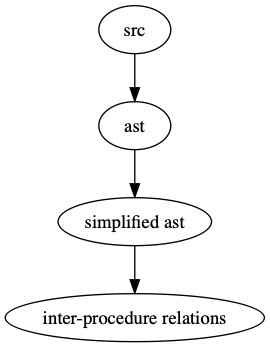

Write Python code to recreate this figure.
from graphviz import Digraph

def main():
    g = Digraph('passes', filename='passes', format='png')
    g.node('a', 'src')
    g.node('b', 'ast')
    g.node('c', 'simplified ast')
    g.node('d', 'inter-procedure relations')
    g.edges(['ab', 'bc', 'cd'])
    g.render('passes', view=True, cleanup=True)

if __name__ == "__main__":
    main()
